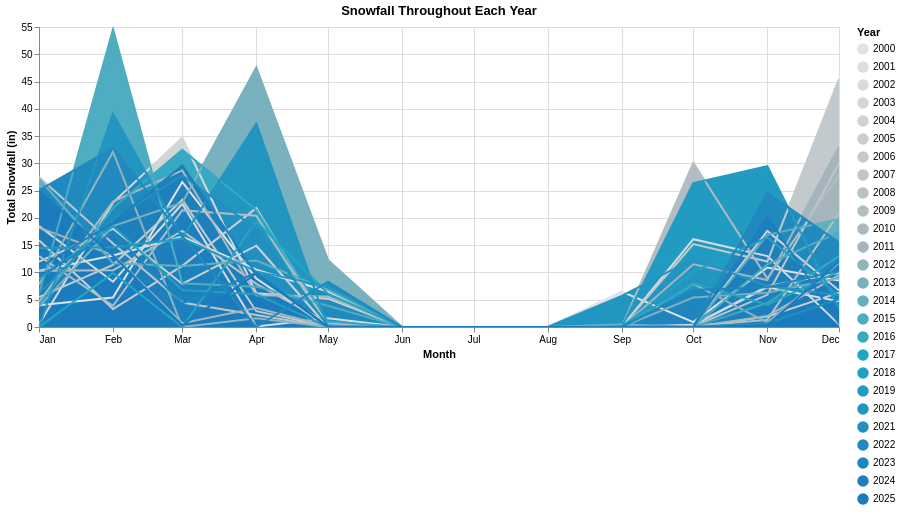

Write notebook code for a chart like this one.
### Code cell
by_month['YEAR'] = by_month['DATE'].dt.year 
selection = alt.selection_point(fields=['YEAR'], bind='legend')

alt.Chart(by_month).mark_area(opacity=1,line=True).encode(
    x = alt.X('month(DATE):T', title='Month'),
    y = alt.Y('SNOW:Q', title='Total Snowfall (in)', stack=False),
    color=alt.Color('YEAR:N', title='Year', scale=alt.Scale(scheme='lightgreyteal')),
    tooltip=['YEAR'],
    opacity=alt.when(selection).then(alt.value(1)).otherwise(alt.value(0.05))
).add_params(selection).properties(title='Snowfall Throughout Each Year',width=800).interactive()

### Figure 1 — Vega-Lite specification as saved in the notebook (floating-point values rounded to 4 significant figures; data arrays with more than 128 entries replaced by an {"elided": "..."} marker saying what was removed)
{"config": {"view": {"continuousWidth": 300, "continuousHeight": 300}}, "data": {"name": "data-99a4e48cf643cf25b21e02fd470c12e7"}, "mark": {"type": "area", "line": true, "opacity": 1}, "encoding": {"color": {"field": "YEAR", "scale": {"scheme": "lightgreyteal"}, "title": "Year", "type": "nominal"}, "opacity": {"condition": [{"param": "param_107", "value": 1}], "value": 0.05}, "tooltip": [{"field": "YEAR", "type": "quantitative"}], "x": {"field": "DATE", "timeUnit": "month", "title": "Month", "type": "temporal"}, "y": {"field": "SNOW", "stack": false, "title": "Total Snowfall (in)", "type": "quantitative"}}, "params": [{"name": "param_107", "select": {"type": "point", "fields": ["YEAR"]}, "bind": "legend"}, {"name": "param_108", "select": {"type": "interval", "encodings": ["x", "y"]}, "bind": "scales"}], "title": "Snowfall Throughout Each Year", "width": 800, "$schema": "https://vega.github.io/schema/vega-lite/v5.20.1.json", "datasets": {"data-99a4e48cf643cf25b21e02fd470c12e7": {"elided": "312 records"}}}
